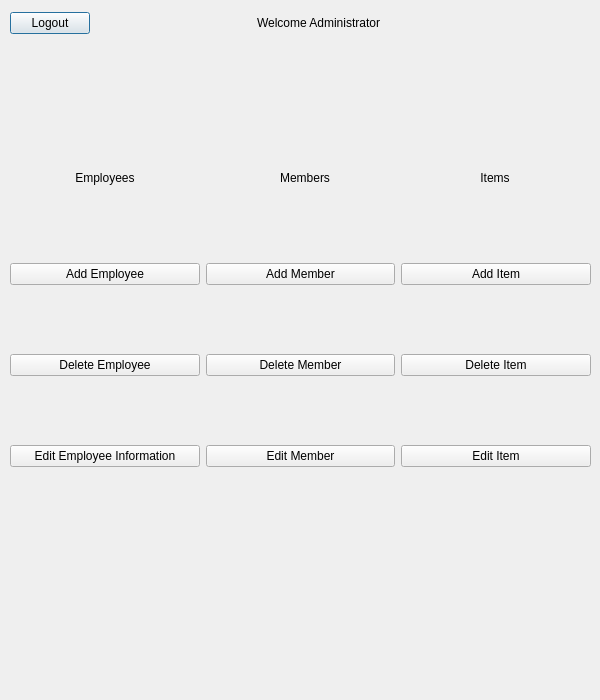
<?xml version="1.0" encoding="UTF-8"?>
<ui version="4.0">
 <class>menuAdministrator</class>
 <widget class="QDialog" name="menuAdministrator">
  <property name="geometry">
   <rect>
    <x>0</x>
    <y>0</y>
    <width>600</width>
    <height>700</height>
   </rect>
  </property>
  <property name="minimumSize">
   <size>
    <width>600</width>
    <height>700</height>
   </size>
  </property>
  <property name="maximumSize">
   <size>
    <width>600</width>
    <height>700</height>
   </size>
  </property>
  <property name="windowTitle">
   <string>Dialog</string>
  </property>
  <widget class="QLabel" name="label_employees">
   <property name="geometry">
    <rect>
     <x>70</x>
     <y>170</y>
     <width>70</width>
     <height>16</height>
    </rect>
   </property>
   <property name="text">
    <string>Employees</string>
   </property>
   <property name="alignment">
    <set>Qt::AlignCenter</set>
   </property>
  </widget>
  <widget class="QLabel" name="label_members">
   <property name="geometry">
    <rect>
     <x>270</x>
     <y>170</y>
     <width>70</width>
     <height>16</height>
    </rect>
   </property>
   <property name="text">
    <string>Members</string>
   </property>
   <property name="alignment">
    <set>Qt::AlignCenter</set>
   </property>
  </widget>
  <widget class="QLabel" name="label_items">
   <property name="geometry">
    <rect>
     <x>460</x>
     <y>170</y>
     <width>70</width>
     <height>16</height>
    </rect>
   </property>
   <property name="text">
    <string>Items</string>
   </property>
   <property name="alignment">
    <set>Qt::AlignCenter</set>
   </property>
  </widget>
  <widget class="QWidget" name="">
   <property name="geometry">
    <rect>
     <x>10</x>
     <y>10</y>
     <width>371</width>
     <height>26</height>
    </rect>
   </property>
   <layout class="QHBoxLayout" name="horizontalLayout">
    <item>
     <widget class="QPushButton" name="pushButton">
      <property name="text">
       <string>Logout</string>
      </property>
     </widget>
    </item>
    <item>
     <spacer name="horizontalSpacer">
      <property name="orientation">
       <enum>Qt::Horizontal</enum>
      </property>
      <property name="sizeHint" stdset="0">
       <size>
        <width>40</width>
        <height>20</height>
       </size>
      </property>
     </spacer>
    </item>
    <item>
     <widget class="QLabel" name="label">
      <property name="text">
       <string>Welcome Administrator</string>
      </property>
     </widget>
    </item>
   </layout>
  </widget>
  <widget class="QWidget" name="">
   <property name="geometry">
    <rect>
     <x>10</x>
     <y>200</y>
     <width>581</width>
     <height>331</height>
    </rect>
   </property>
   <layout class="QHBoxLayout" name="horizontalLayout_2">
    <item>
     <layout class="QVBoxLayout" name="verticalLayout">
      <item>
       <widget class="QPushButton" name="pushButton_2">
        <property name="text">
         <string>Add Employee</string>
        </property>
       </widget>
      </item>
      <item>
       <widget class="QPushButton" name="pushButton_3">
        <property name="text">
         <string>Delete Employee</string>
        </property>
       </widget>
      </item>
      <item>
       <widget class="QPushButton" name="pushButton_4">
        <property name="text">
         <string>Edit Employee Information</string>
        </property>
       </widget>
      </item>
     </layout>
    </item>
    <item>
     <layout class="QVBoxLayout" name="verticalLayout_2">
      <item>
       <widget class="QPushButton" name="pushButton_7">
        <property name="text">
         <string>Add Member</string>
        </property>
       </widget>
      </item>
      <item>
       <widget class="QPushButton" name="pushButton_8">
        <property name="text">
         <string>Delete Member</string>
        </property>
       </widget>
      </item>
      <item>
       <widget class="QPushButton" name="pushButton_11">
        <property name="text">
         <string>Edit Member</string>
        </property>
       </widget>
      </item>
     </layout>
    </item>
    <item>
     <layout class="QVBoxLayout" name="verticalLayout_3">
      <item>
       <widget class="QPushButton" name="pushButton_5">
        <property name="text">
         <string>Add Item</string>
        </property>
       </widget>
      </item>
      <item>
       <widget class="QPushButton" name="pushButton_6">
        <property name="text">
         <string>Delete Item</string>
        </property>
       </widget>
      </item>
      <item>
       <widget class="QPushButton" name="pushButton_10">
        <property name="text">
         <string>Edit Item</string>
        </property>
       </widget>
      </item>
     </layout>
    </item>
   </layout>
  </widget>
 </widget>
 <resources/>
 <connections/>
</ui>
